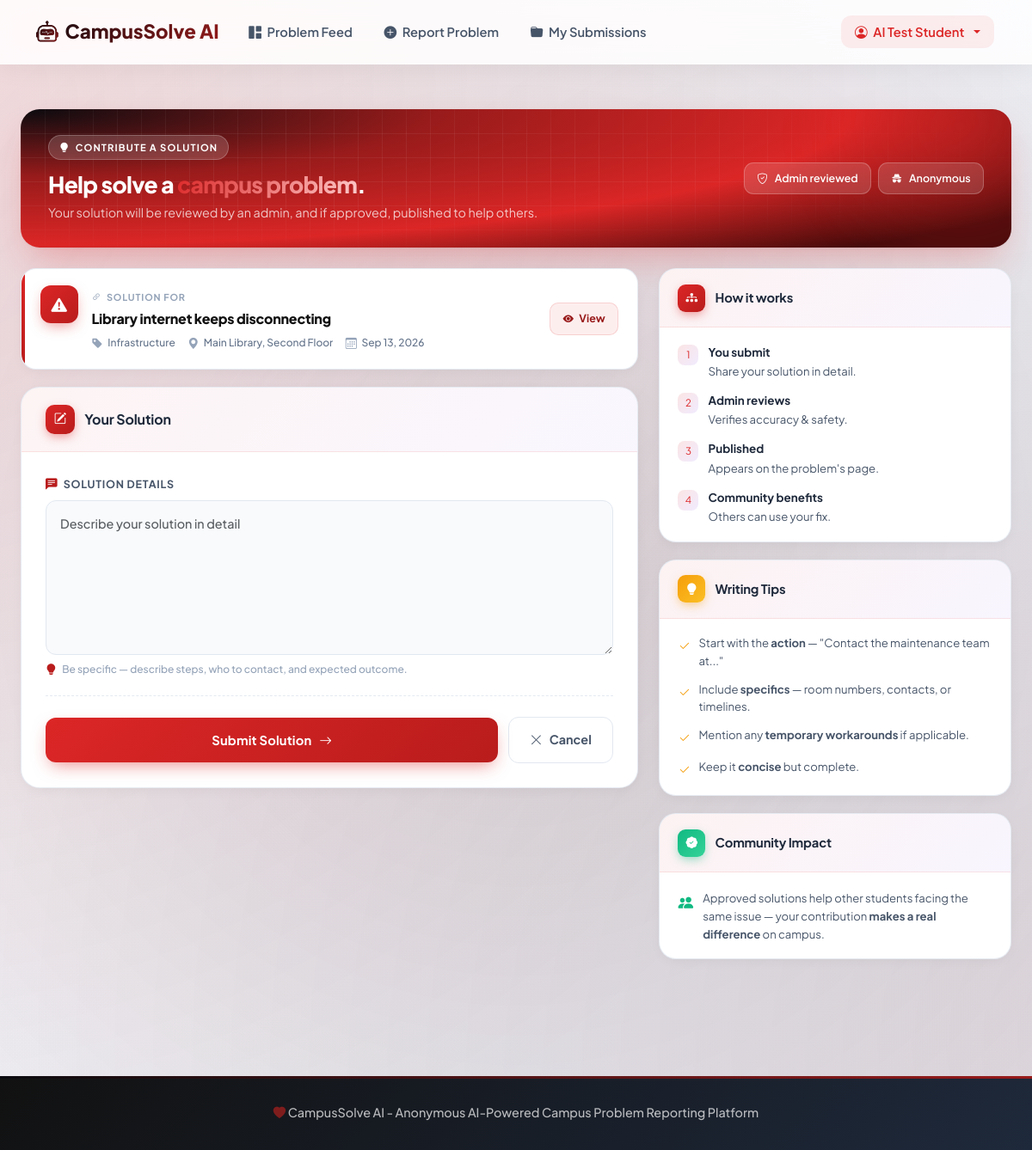
Page /solutions/submit/9/ (signed in) on the committed database.
### accounts/models.py (models this page shows, shortened)
class User(AbstractUser):
    ROLE_CHOICES = (
        ('STUDENT', 'Student'),
        ('ADMIN', 'Admin'),
    )
    full_name = models.CharField(max_length=255)
    email = models.EmailField(unique=True)
    username = None
    role = models.CharField(max_length=20, choices=ROLE_CHOICES, default='STUDENT')
    created_at = models.DateTimeField(auto_now_add=True)
    USERNAME_FIELD = 'email'
    REQUIRED_FIELDS = ['full_name']
    objects = UserManager()

### problems/models.py (models this page shows, shortened)
class Problem(models.Model):
    title = models.CharField(max_length=255)
    description = models.TextField()
    location = models.CharField(max_length=255)
    category = models.CharField(max_length=50, choices=CATEGORY_CHOICES, default='Other')
    ai_predicted_category = models.CharField(max_length=50, choices=CATEGORY_CHOICES, null=True, blank=True)
    priority = models.CharField(max_length=20, choices=PRIORITY_CHOICES, default='Medium')
    ai_predicted_priority = models.CharField(max_length=20, choices=PRIORITY_CHOICES, null=True, blank=True)
    status = models.CharField(max_length=50, choices=STATUS_CHOICES, default='PENDING')
    image = models.ImageField(upload_to='problem_images/', null=True, blank=True)
    submitted_by = models.ForeignKey(User, on_delete=models.CASCADE, related_name='problems')
    approved_by = models.ForeignKey(User, on_delete=models.SET_NULL, null=True, blank=True, related_name='approved_problems')
    created_at = models.DateTimeField(auto_now_add=True)
    updated_at = models.DateTimeField(auto_now=True)
    is_duplicate = models.BooleanField(default=False)
    duplicate_of = models.ForeignKey('self', on_delete=models.SET_NULL, null=True, blank=True, related_name='duplicates')
    class Meta:
        ordering = ['-created_at']
    def is_public(self):
        return self.status not in ['PENDING', 'REJECTED']

### solutions/views.py (the view)
# urls.py: path('submit/<int:problem_id>/', views.submit_solution, name='submit_solution'),
@login_required
def submit_solution(request, problem_id):
    problem = get_object_or_404(Problem, pk=problem_id)
    if not problem.is_public():
        messages.error(request, 'Solutions can only be submitted to approved public problems.')
        return redirect('problem_detail', pk=problem_id)
    if request.method == 'POST':
        form = SolutionForm(request.POST)
        if form.is_valid():
            sol = form.save(commit=False)
            sol.problem = problem
            sol.submitted_by = request.user
            sol.approval_status = 'PENDING'
            sol.save()
            messages.success(request, 'Your solution has been submitted and is pending admin approval.')
            return redirect('problem_detail', pk=problem_id)
    else:
        form = SolutionForm()
    return render(request, 'solutions/submit.html', {'form': form, 'problem': problem})

### templates/solutions/submit.html (shortened to what this page needs)
{% extends 'base.html' %}
{% load static %}
{% block content %}
<div class="ss-shell">
    <div class="ss-hero">
        <div class="ss-hero-left">
            <span class="eyebrow">
                <i class="bi bi-lightbulb-fill"></i>
                Contribute a Solution
            </span>
            <h1>Help solve a <span class="accent">campus problem</span>.</h1>
            <p>Your solution will be reviewed by an admin, and if approved, published to help others.</p>
        </div>
        <div class="ss-hero-pills">
            <span class="ss-hero-pill">
                <i class="bi bi-shield-check"></i>
                Admin reviewed
            </span>
            <span class="ss-hero-pill">
                <i class="bi bi-incognito"></i>
                Anonymous
            </span>
        </div>
    </div>
    <div class="ss-grid">
        <div class="ss-main">
            <div class="ss-context">
                <span class="ctx-ico"><i class="bi bi-exclamation-triangle-fill"></i></span>
                <div class="ctx-body">
                    <span class="ctx-label">
                        <i class="bi bi-link-45deg"></i>
                        Solution for
                    </span>
                    <h3 class="ctx-title">{{ problem.title }}</h3>
                    <div class="ctx-meta">
                        {% if problem.category %}
                            <span class="ctx-meta-item">
                                <i class="bi bi-tag-fill"></i>
                                {{ problem.category }}
                            </span>
                        {% endif %}
                        {% if problem.location %}
                            <span class="ctx-meta-item">
                                <i class="bi bi-geo-alt-fill"></i>
                                {{ problem.location }}
                            </span>
                        {% endif %}
                        {% if problem.created_at %}
                            <span class="ctx-meta-item">
                                <i class="bi bi-calendar3"></i>
                                {{ problem.created_at|date:"M d, Y" }}
                            </span>
                        {% endif %}
                    </div>
                </div>
                <a href="{% url 'problem_detail' problem.pk %}" class="ctx-link">
                    <i class="bi bi-eye-fill"></i>
                    <span>View</span>
                </a>
            </div>
            <div class="ss-card">
                <div class="ss-card-head">
                    <span class="head-ico"><i class="bi bi-pencil-square"></i></span>
                    <h2>Your Solution</h2>
                </div>
                <div class="ss-card-body">
                    <form method="post" id="ssForm" novalidate>
                        {% if form.solution_text %}
                            <div class="ss-field {% if form.solution_text.errors %}has-error{% endif %}">
                                <div class="field-label-row">
                                    <label class="field-label" for="{{ form.solution_text.id_for_label }}">
                                        <i class="bi bi-chat-left-text-fill"></i> Solution Details
                                    </label>
                                </div>
                                {{ form.solution_text }}
                                {% if form.solution_text.errors %}
                                    <div class="field-error">
                                        <i class="bi bi-exclamation-circle-fill"></i>
                                        {{ form.solution_text.errors.0 }}
                                    </div>
                                {% else %}
                                    <div class="field-help">
                                        <i class="bi bi-lightbulb-fill"></i>
                                        Be specific — describe steps, who to contact, and expected outcome.
                                    </div>
                                {% endif %}
                            </div>
                        {% else %}
                            {{ form.as_p }}
                        {% endif %}
                        <div class="ss-submit-row">
                            <button type="submit" class="ss-btn-submit" id="ssSubmit">
                                <span>Submit Solution</span>
                                <i class="bi bi-arrow-right"></i>
                            </button>
                            <a href="{% url 'problem_detail' problem.pk %}" class="ss-btn-cancel">
                                <i class="bi bi-x-lg"></i>
                                <span>Cancel</span>
                            </a>
                        </div>
                    </form>
                </div>
            </div>
        </div>
        <aside class="ss-side">
            <div class="side-card">
                <div class="side-card-head">
                    <span class="head-ico"><i class="bi bi-diagram-3-fill"></i></span>
                    <h6>How it works</h6>
                </div>
                <div class="side-card-body">
                    <ul class="info-steps">
                        <li>
                            <span class="step-ico">1</span>
                            <div>
                                <strong>You submit</strong>
                                Share your solution in detail.
                            </div>
                        </li>
                        <li>
                            <span class="step-ico">2</span>
                            <div>
                                <strong>Admin reviews</strong>
                                Verifies accuracy & safety.
                            </div>
                        </li>
                        <li>
                            <span class="step-ico">3</span>
                            <div>
                                <strong>Published</strong>
                                Appears on the problem's page.
                            </div>
                        </li>
                        <li>
                            <span class="step-ico">4</span>
                            <div>
                                <strong>Community benefits</strong>
                                Others can use your fix.
                            </div>
                        </li>
                    </ul>
                </div>
            </div>
            <div class="side-card">
                <div class="side-card-head">
                    <span class="head-ico tip"><i class="bi bi-lightbulb-fill"></i></span>
                    <h6>Writing Tips</h6>
                </div>
                <div class="side-card-body">
                    <ul class="tips-list">
                        <li>
                            <i class="bi bi-check2"></i>
                            <span>Start with the <strong>action</strong> — "Contact the maintenance team at..."</span>
                        </li>
                        <li>
                            <i class="bi bi-check2"></i>
                            <span>Include <strong>specifics</strong> — room numbers, contacts, or timelines.</span>
                        </li>
                        <li>
                            <i class="bi bi-check2"></i>
                            <span>Mention any <strong>temporary workarounds</strong> if applicable.</span>
                        </li>
                        <li>
                            <i class="bi bi-check2"></i>
                            <span>Keep it <strong>concise</strong> but complete.</span>
                        </li>
                    </ul>
                </div>
            </div>
            <div class="side-card">
                <div class="side-card-head">
                    <span class="head-ico verified"><i class="bi bi-patch-check-fill"></i></span>
                    <h6>Community Impact</h6>
                </div>
                <div class="side-card-body">
                    <div class="community-note">
                        <i class="bi bi-people-fill"></i>
                        <span>Approved solutions help other students facing the same issue — your contribution <strong>makes a real difference</strong> on campus.</span>
                    </div>
                </div>
            </div>
        </aside>
    </div>
</div>
{% endblock %}

### templates/base.html (shortened to what this page needs)
{% load static %}
<!DOCTYPE html>
<html lang="en">
<head>
    <link href="https://cdn.jsdelivr.net/npm/bootstrap@5.3.2/dist/css/bootstrap.min.css" rel="stylesheet">
    <link href="https://cdn.jsdelivr.net/npm/bootstrap-icons@1.11.1/font/bootstrap-icons.css" rel="stylesheet">
</head>
<body>
    <nav class="navbar navbar-expand-lg" id="mainNavbar">
        <div class="container">
            <a class="navbar-brand" href="{% url 'problem_feed' %}">
                <i class="bi bi-robot"></i>
                <span>CampusSolve AI</span>
            </a>
            <div class="collapse navbar-collapse" id="navbarNav">
                <ul class="navbar-nav me-auto">
                    <li class="nav-item">
                        <a class="nav-link" href="{% url 'problem_feed' %}">
                            <i class="bi bi-grid-1x2-fill me-1"></i> Problem Feed
                        </a>
                    </li>
                    {% if user.is_authenticated %}
                        <li class="nav-item">
                            <a class="nav-link" href="{% url 'submit_problem' %}">
                                <i class="bi bi-plus-circle-fill me-1"></i> Report Problem
                            </a>
                        </li>
                        <li class="nav-item">
                            <a class="nav-link" href="{% url 'my_submissions' %}">
                                <i class="bi bi-folder-fill me-1"></i> My Submissions
                            </a>
                        </li>
                    {% endif %}
                </ul>
                <ul class="navbar-nav">
                    {% if user.is_authenticated %}
                        <li class="nav-item dropdown">
                            <a class="nav-link dropdown-toggle" href="#" data-bs-toggle="dropdown">
                                <i class="bi bi-person-circle"></i> {{ user.full_name }}
                            </a>
                        </li>
                    {% endif %}
                </ul>
            </div>
        </div>
    </nav>
    <main class="py-4">
        {% block content %}{% endblock %}
    </main>
    <footer>
        <div class="container">
            <div class="text-center footer-text">
                <i class="bi bi-heart-fill"></i> CampusSolve AI - Anonymous AI-Powered Campus Problem Reporting Platform
            </div>
        </div>
    </footer>
</body>
</html>

### rows in the picture
User: full_name "AI Test Student"
Problem: title "Library internet keeps disconnecting", category "Infrastructure", location "Main Library, Second Floor", created_at "Sep 13, 2026"
